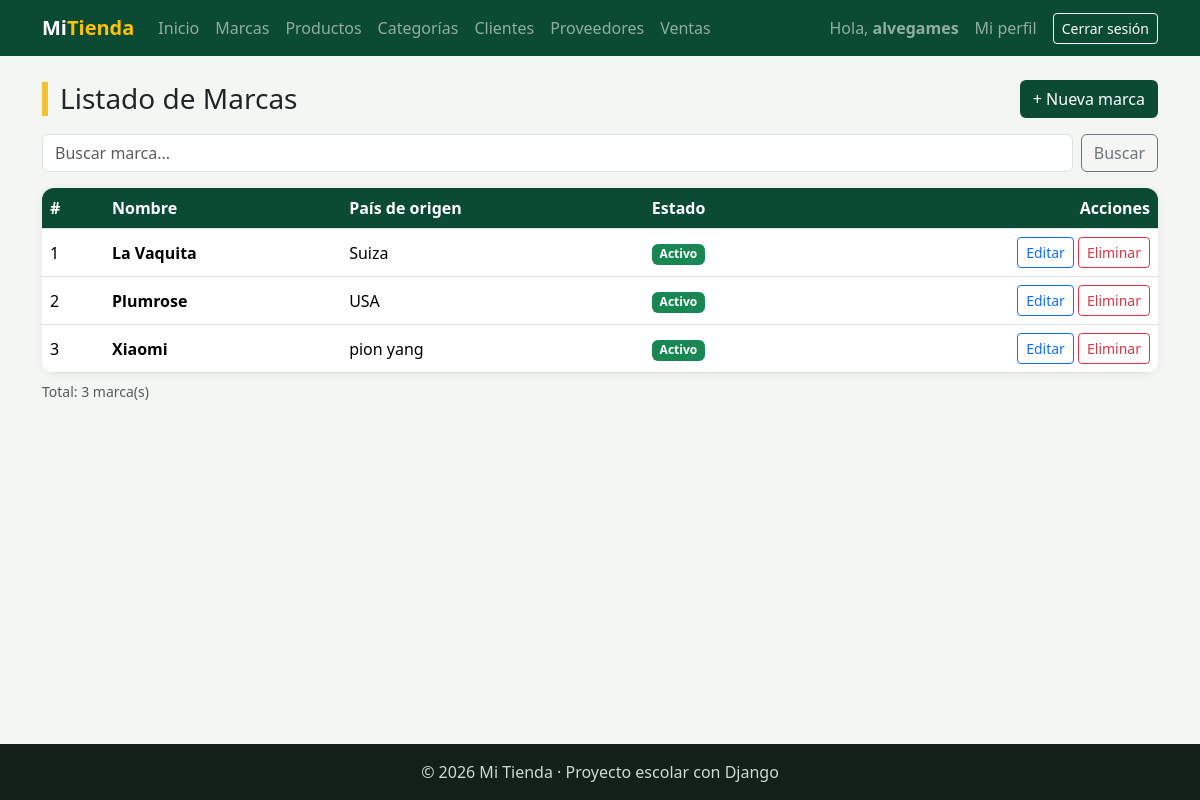
The page /facturacion/marcas/ (signed in) on the database its author committed.
### facturacion/models.py (models this page shows, shortened)
class ModeloBase(models.Model):
    user = models.ForeignKey(                    # 1:N con User: un usuario registra muchos registros
        User,
        on_delete=models.SET_NULL,               # Si borran al usuario, el registro se queda con user vacío
        null=True,                               # SET_NULL necesita que la columna acepte NULL
        blank=True,
        editable=False,                          # No aparece en formularios: lo llena la VISTA, no la persona
        related_name="%(class)s_registrados",    # %(class)s = nombre del modelo → user.producto_registrados
        verbose_name="Registrado por",
    )
    fecha_creacion = models.DateTimeField("Fecha de creación", auto_now_add=True)   # Se llena sola al CREAR
    fecha_modificacion = models.DateTimeField("Última modificación", auto_now=True) # Se actualiza sola en CADA save()
    class Meta:
        abstract = True                          # ← LA CLAVE: modelo "molde", sin tabla propia

class Marca(ModeloBase):
    nombre = models.CharField(max_length=60, unique=True)
    pais_origen = models.CharField("País de origen", max_length=60, blank=True)
    activo = models.BooleanField(default=True)
    class Meta:
        verbose_name = "Marca"
        verbose_name_plural = "Marcas"
        ordering = ["nombre"]

### facturacion/views.py (the view)
# urls.py: path("marcas/", views.MarcaListView.as_view(), name="marca_lista"),                          # .as_view(): obligatorio en clases
class MarcaListView(LoginRequiredMixin, ListView):        # LISTAR · solo GET
    model = Marca                                          # ¿qué tabla? facturacion_marca
    template_name = "facturacion/marca_lista.html"         # ¿qué HTML? (el mismo de antes)
    context_object_name = "marcas"                         # en el HTML: {% for marca in marcas %}
    extra_context = {"titulo": "Marcas"}                   # dato fijo → {{ titulo }}
    def get_queryset(self):                                # ¿QUÉ registros se muestran?
        marcas = super().get_queryset()                    # lo normal: Marca.objects.all() (A → Z por el Meta)
        q = self.request.GET.get("q", "")                  # GET: lo escrito en el buscador (?q=sam)
        if q:                                              # si buscó algo...
            marcas = marcas.filter(nombre__icontains=q)    # ...solo las que contienen ese texto
        return marcas
    def get_context_data(self, **kwargs):                  # ¿qué datos EXTRA recibe el HTML?
        contexto = super().get_context_data(**kwargs)      # lo que ListView ya armó (marcas, titulo)
        contexto["q"] = self.request.GET.get("q", "")      # + lo buscado, para que el buscador no se borre
        return contexto

### facturacion/templates/facturacion/marca_lista.html (shortened to what this page needs)
{% extends "base.html" %}
{% block contenido %}
<div class="d-flex justify-content-between align-items-center flex-wrap gap-2 mb-3">
    <h1 class="h3 titulo-pagina m-0">Listado de {{ titulo }}</h1>
    <a href="{% url 'facturacion:marca_crear' %}" class="btn btn-verde">+ Nueva marca</a>
</div>
<form method="get" class="d-flex gap-2 mb-3">
    <input type="text" name="q" value="{{ q }}" class="form-control" placeholder="Buscar marca...">
    <button type="submit" class="btn btn-outline-secondary">Buscar</button>
</form>
<div class="tarjeta p-0 table-responsive">
    <table class="table table-hover align-middle m-0">
        <thead>
            <tr><th>#</th><th>Nombre</th><th>País de origen</th><th>Estado</th><th class="text-end">Acciones</th></tr>
        </thead>
        <tbody>
            {% for marca in marcas %}
            <tr>
                <td>{{ forloop.counter }}</td>
                <td class="fw-semibold">{{ marca.nombre }}</td>
                <td>{{ marca.pais_origen|default:"—" }}</td>
                <td>
                    {% if marca.activo %}
                        <span class="badge bg-success">Activo</span>
                    {% else %}
                        <span class="badge bg-secondary">Inactivo</span>
                    {% endif %}
                </td>
                <td class="text-end">
                    <a href="{% url 'facturacion:marca_editar' marca.id %}" class="btn btn-sm btn-outline-primary">Editar</a>
                    <a href="{% url 'facturacion:marca_eliminar' marca.pk %}" class="btn btn-sm btn-outline-danger">Eliminar</a>
                </td>
            </tr>
            {% empty %}
            <tr><td colspan="5" class="text-center text-muted py-4">No hay marcas registradas.</td></tr>
            {% endfor %}
        </tbody>
    </table>
</div>
<p class="text-muted small mt-2">Total: {{ marcas|length }} marca(s)</p>
{% endblock %}

### templates/base.html (shortened to what this page needs)
{% load static %}
<!DOCTYPE html>
<html lang="es">
<head>
    <link href="https://cdn.jsdelivr.net/npm/bootstrap@5.3.3/dist/css/bootstrap.min.css" rel="stylesheet">
    <link rel="stylesheet" href="{% static 'css/estilos.css' %}">
</head>
<body>
    <nav class="navbar navbar-expand-lg navbar-dark barra">
        <div class="container">
            <a class="navbar-brand fw-bold" href="{% url 'home' %}">Mi<span class="text-warning">Tienda</span></a>
            <div class="collapse navbar-collapse" id="menu">
                <ul class="navbar-nav me-auto">
                    <li class="nav-item"><a class="nav-link" href="{% url 'home' %}">Inicio</a></li>
                    {% if user.is_authenticated %}
                        <li class="nav-item"><a class="nav-link" href="{% url 'facturacion:marca_lista' %}">Marcas</a></li>
                        <li class="nav-item"><a class="nav-link" href="{% url 'facturacion:producto_lista' %}">Productos</a></li>
                        <li class="nav-item"><a class="nav-link" href="{% url 'facturacion:categoria_lista' %}">Categorías</a></li>
                        <li class="nav-item"><a class="nav-link" href="{% url 'facturacion:cliente_lista' %}">Clientes</a></li>
                        <li class="nav-item"><a class="nav-link" href="{% url 'facturacion:proveedor_lista' %}">Proveedores</a></li>
                        <li class="nav-item"><a class="nav-link" href="{% url 'facturacion:venta_lista' %}">Ventas</a></li>
                    {% endif %}
                </ul>
                <ul class="navbar-nav align-items-lg-center gap-2">
                    {% if user.is_authenticated %}
                        <li class="nav-item navbar-text">Hola, <b>{{ user.username }}</b></li>
                        <li class="nav-item"><a class="nav-link" href="{% url 'facturacion:mi_perfil' %}">Mi perfil</a></li>
                        <li class="nav-item">
                            <form method="post" action="{% url 'logout' %}" class="m-0">
                                <button type="submit" class="btn btn-sm btn-outline-light">Cerrar sesión</button>
                            </form>
                        </li>
                    {% else %}
                        <li class="nav-item"><a class="nav-link" href="{% url 'login' %}">Ingresar</a></li>
                        <li class="nav-item"><a class="btn btn-sm btn-warning" href="{% url 'registro' %}">Crear cuenta</a></li>
                    {% endif %}
                </ul>
            </div>
        </div>
    </nav>
    <main class="container py-4">
        {% block contenido %}{% endblock %}
    </main>
    <footer class="pie text-center py-3">© 2026 Mi Tienda · Proyecto escolar con Django</footer>
</body>
</html>

### static/css/estilos.css (style rules this page uses)
:root { --verde: #0c4b33; --verde-claro: #2f9e6e; --amarillo: #f2c230; }
body { background-color: #f3f6f2; min-height: 100vh; display: flex; flex-direction: column; }
main { flex: 1; }
.barra { background-color: var(--verde); }
.titulo-pagina { border-left: 6px solid var(--amarillo); padding-left: 12px; }
.tarjeta { background: white; border-radius: 12px; padding: 24px; box-shadow: 0 2px 10px rgba(0,0,0,.06); }
.table thead th { background-color: var(--verde); color: white; }
.btn-verde { background-color: var(--verde); color: white; }
.pie { background-color: #13201a; color: #cfd8d3; }

### rows shown on the page
Marca: nombre "La Vaquita", pais_origen "Suiza", activo "Activo"
Marca: nombre "Plumrose", pais_origen "USA", activo "Activo"
Marca: nombre "Xiaomi", pais_origen "pion yang", activo "Activo"

### other values the page prints
{{ user.username }} "alvegames"
{{ titulo }} "Marcas"
{{ marcas|length }} "3"
